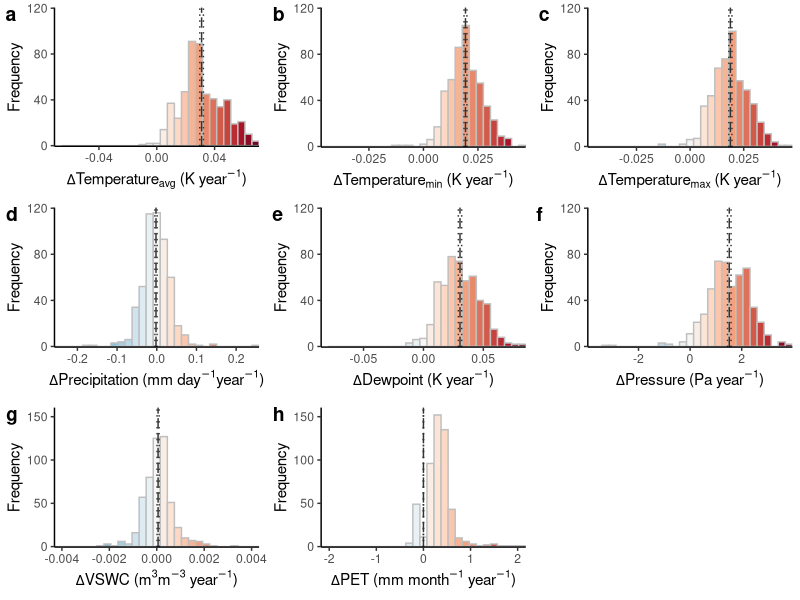

R code for this plot:
################################################################################
#' @title Function for plotting distributions of ECV on TMCF
################################################################################

#' @description Figure 3 of the manuscript

###Select libraries-------------------------------------------------------------
library(data.table)
library(ggplot2)
library(ggpubr)

### Load data and layers--------------------------------------------------------
# Load ASCI of trends
frame <- as.data.frame(fread("data/TMCF_slope.csv"))
frame <- subset(frame, remove != "yes") #Remove duplicates

###Plot features ---------------------------------------------------------------
# Theme
th <- theme(
  panel.background = element_rect(fill = "transparent"),
  plot.background = element_rect(fill = "transparent", color = NA),
  legend.background = element_rect(fill = "transparent"),
  legend.box.background = element_rect(fill = "transparent"),
  panel.spacing = unit(0,"null"),
  panel.grid.major = element_blank(),
  panel.grid.minor = element_blank())

# Color selection
colores <- rev(c("#67001f", "#b2182b", "#d6604d", "#f4a582", 
                 "#fddbc7", "#f7f7f7", "#d1e5f0", "#92c5de", 
                 "#4393c3", "#2166ac", "#053061"))

###Histograms function ----------------------------------------------------------
hist_function <- function(variable, name, y_limits, mean, LCI, HCI) {
  
  variable_limits <- c(-max(abs(range(frame[, variable], na.rm = TRUE))), 
                       max(abs(range(frame[, variable], na.rm = TRUE))))
  variable_quantile <- quantile(frame[, variable], 0.5, na.rm = TRUE)
  
  plot_export <- ggplot(frame, aes(x = frame[, variable])) +
    geom_histogram(aes(fill = ..x.., color = ..x..), bins = 30, colour = "grey75") +
    scale_y_continuous(limits = y_limits, expand = c(0, 0.5), n.breaks = 4) +   
    scale_x_continuous(limits = variable_limits, expand = c(0, 0)) +
    scale_fill_gradientn(colours = colores, limits = variable_limits) +
    geom_vline(xintercept = mean, linetype= "longdash", colour = "grey20") +
    geom_vline(xintercept = LCI, linetype= "dotted", colour = "grey20") +
    geom_vline(xintercept = HCI, linetype= "dotted", colour = "grey20") +
    xlab(name) + 
    ylab("Frequency") +
    theme_classic() + theme(legend.position = "none") + th +
    theme(
      panel.background = element_rect(fill = "transparent"),
      plot.background = element_rect(fill = "transparent", color = NA))
  
}



#Temperature
temperature <- hist_function("temperature",
                             expression(paste(Delta, "Temperature"['avg']," (K year"^-1, ")", sep = "")),
                             c(0, 120),
                             310.2092/10000,
                             297.6825/10000,
                             322.8063/10000)

#Temperature min
min_temperature <- hist_function("min_temperature",
                             expression(paste(Delta, "Temperature"['min']," (K year"^-1, ")", sep = "")),
                             c(0, 120),
                             192.7926/10000,
                             186.1727/10000,
                             199.3886/10000)

#Temperature max
max_temperature <- hist_function("max_temperature",
                             expression(paste(Delta, "Temperature"['max']," (K year"^-1, ")", sep = "")),
                             c(0, 120),
                             187.865/10000,
                             180.7394/10000,
                             195.0721/10000)

#Precipitation
precipitation <- hist_function("precipitation",
                               expression(paste(Delta, "Precipitation (mm day"^-1, "year"^-1, ")", sep = "")),
                               c(0, 120),
                               -19.5259/10000,
                               -46.6009/10000,
                               7.6699/10000)

#Dewpoint
dewpoint <- hist_function("dewpoint",
                          expression(paste(Delta, "Dewpoint (K year"^-1, ")", sep = "")),
                          c(0, 120),
                          305.2824/10000,
                          291.4405/10000,
                          319.3143/10000)

#Pressure
pressure <- hist_function("pressure",
                          expression(paste(Delta, "Pressure (Pa year"^-1, ")", sep = "")),
                          c(0, 120),
                          15183.9223/10000,
                          14495.0049/10000,
                          15867.1632/10000)
#VSWC
vswc <- hist_function("vswc",
                      expression(paste(Delta, "VSWC (m"^3,"m"^-3, " year"^-1, ")", sep = "")),
                      c(0, 160),
                      0.5564/10000,
                      0.1298/10000,
                      0.986/10000)

#ET
PET <- hist_function("PET",
                     expression(paste(Delta, "PET (mm month"^-1, " year"^-1, ")", sep = "")),
                     c(0, 160),
                     0.2549/10000,
                     -0.0341/10000,
                     0.5646/10000)


###Arrange plot-----------------------------------------------------------------
main <- ggarrange(temperature, min_temperature, max_temperature,
                  precipitation, dewpoint, pressure,
                  vswc, PET,
                  nrow = 3,
                  ncol = 3,
                  labels = c("a", "b", "c", "d", "e", "f", "g", "h"), 
                  common.legend = FALSE,
                  widths = c(3, 3, 3), heights = c(3, 3, 3))

###Export-----------------------------------------------------------------------
tiff("Figure_3.tiff", width = 183, height = 150, units = "mm", pointsize = 12, res = 600)

main

dev.off()
